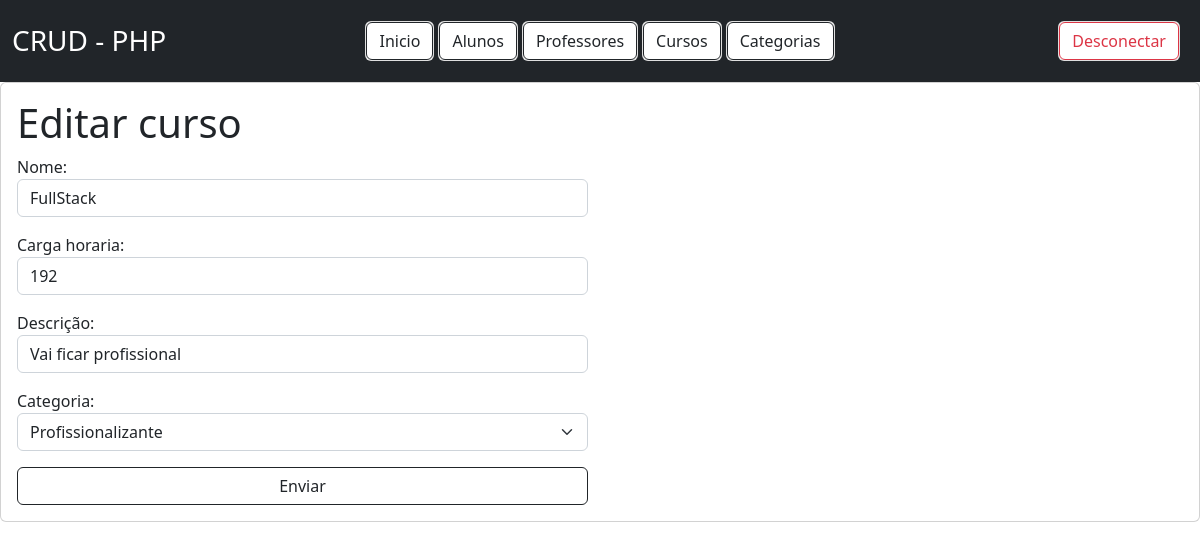
/cursos/editar?id=1, run on the app's committed database.
### tables this page shows
CREATE TABLE tb_cursos (
    id INT PRIMARY KEY AUTO_INCREMENT,
    nome VARCHAR(50) NOT NULL,
    cargaHoraria VARCHAR(50) NOT NULL,
    descricao VARCHAR(100) UNIQUE NOT NULL,
    status TINYINT NOT NULL,
    categoria_id INT NOT NULL,
    FOREIGN KEY (categoria_id) REFERENCES tb_categorias(id)
);

### src/Controller/AbstractController.php (called while the page is built, shortened)
<?php
abstract class AbstractController
{
    public function renderizar(string $nomeDoArquivo, ?array $dados = null, bool $navbar = true) : void
    {
        include_once dirname(__DIR__) . "../../views/template/head.phtml";
        $navbar === true && include_once dirname(__DIR__) . "../../views/template/navbar.phtml";
        include_once dirname(__DIR__) . "../../views/{$nomeDoArquivo}.phtml";
        include_once dirname(__DIR__) . "../../views/template/foot.phtml";
    }
}

### src/Controller/CursoController.php (called while the page is built, shortened)
<?php
class CursoController extends AbstractController
{
    private CursoRepository $repository;
    public function __construct()
    {
        $this->repository = new CursoRepository;
    }
    public function editar() : void
    {
        $id = $_GET['id'];
        $curso = $this->repository->buscarUm($id);
        $this->categoriaRepository = new CategoriaRepository;
        $this->renderizar('curso/editar', [
            $curso,
            'categorias' => $this->categoriaRepository->buscarTodos()
        ]);
    }
}

### public/index.php (called while the page is built, shortened)
<?php
$rotas = require dirname(__DIR__) . '../config/rotas.php';
$url = $_SERVER["REQUEST_URI"];
$rota = explode("?", $url)[0];
$method = $rotas[$rota]['method'];
(new $controller)->$method();

### src/Repository/CursoRepository.php (called while the page is built, shortened)
<?php
class CursoRepository implements RepositoryInterface
{
    public PDO $conexao;
    public function __construct()
    {
        $this->conexao = DatabaseConnection::abrirConexao();
    }
    public function buscarUm(string $id): object
    {
        $sql = "SELECT * FROM " . self::TABLE . " WHERE id=" . $id;
        $query = $this->conexao->query($sql);
        $query->execute();
        return $query->fetchObject(Curso::class);
    }
}

### src/Connection/DatabaseConnection.php (called while the page is built, shortened)
<?php
class DatabaseConnection
{
    public static function abrirConexao(): PDO
    {
        $db = DB_NAME;
        return new PDO("mysql:host=localhost; dbname={$db}", DB_USER, DB_PASSWORD);
    }
}

### src/Repository/CategoriaRepository.php (called while the page is built, shortened)
<?php
class CategoriaRepository implements RepositoryInterface
{
    private PDO $conexao;
    public function __construct()
    {
        $this->conexao = DatabaseConnection::abrirConexao();
    }
    public function buscarTodos() : iterable
    {
        $sql = "SELECT * FROM " . self::TABLE;
        $query = $this->conexao->query($sql);
        $query->execute();
        return $query->fetchAll(PDO::FETCH_CLASS, Categoria::class);
    }
}

### views/curso/editar.phtml (the view)
<?php
    $curso = $dados[0];
?>
<section class="card card-body">
    <h1>Editar curso</h1>
    <div class="row ">
        <div class="col">
            <form action="" method="POST">
                <label for="nome">Nome: </label>
                <input name="nome" type="text" id="nome" class="form-control mb-3" value="<?php echo $curso->nome?>">
                <label for="cargaHoraria">Carga horaria:</label>
                <input name="cargaHoraria" type="number" id="cargaHoraria" class="form-control mb-3" value="<?php echo $curso->cargaHoraria?>">
                <label for="descricao">Descrição: </label>
                <input name="descricao" type="text" id="descricao" class="form-control mb-3" value="<?php echo $curso->descricao?>">
                <label for="categoria">Categoria: </label>
                <select name="categoria" id="categoria" class="form-select mb-3">
                    <?php
                    foreach($categorias as $cadaCategoria){
                        if($curso->categoria_id == $cadaCategoria->id){
                            echo "
                            <option value='{$cadaCategoria->id}' selected>{$cadaCategoria->nome}</option>
                            ";
                        }
                        else{
                            echo "
                            <option value='{$cadaCategoria->id}'>{$cadaCategoria->nome}</option>
                            ";
                        }
                    }
                    ?>
                </select>
                <button class="btn btn-outline-dark w-100">Enviar</button>
            </form>
        </div>
        <div class="col"></div>
    </div>
</section>

### data on the page
tb_cursos: nome "FullStack", cargaHoraria "192", descricao "Vai ficar profissional"

### other printed values
form field categoria "Profissionalizante"
